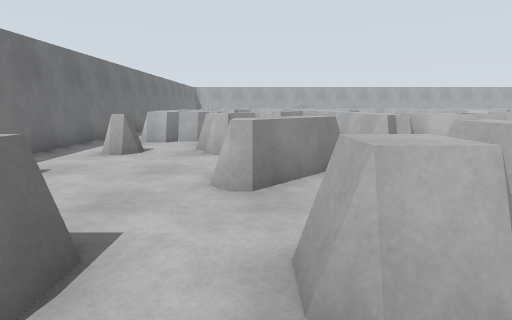
View 1 (above)

24 first-person views from a walk through a Gazebo world. The camera is 1.2 m above the floor, tilts 10° down and sees 80° across. The floor is counted in squares, 1 m on a side. Each view is taken from the middle of a square. On the plan, view 1 faces up. The plan holds only what a view shows up to about 13 squares ahead; the rest is blank.

View 2
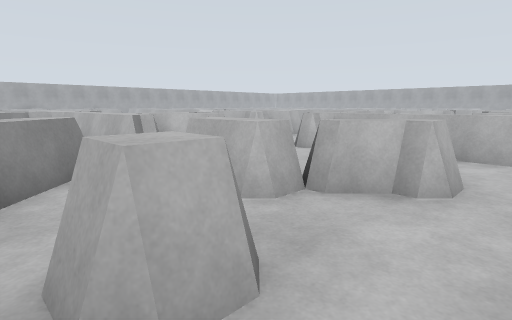

View 3
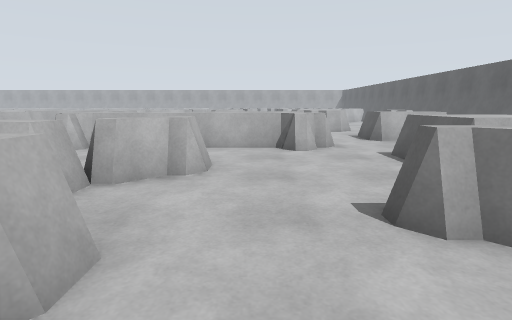

View 4
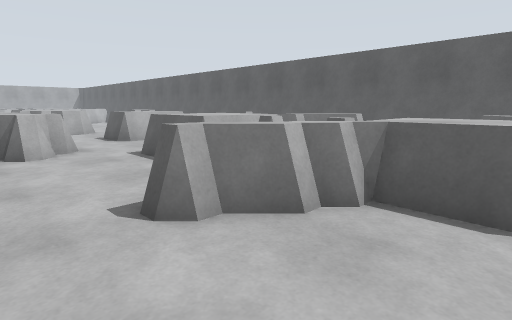

View 5
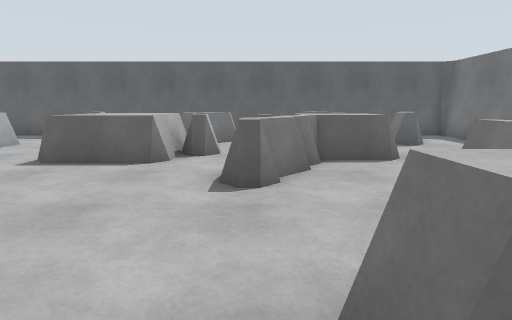

View 6
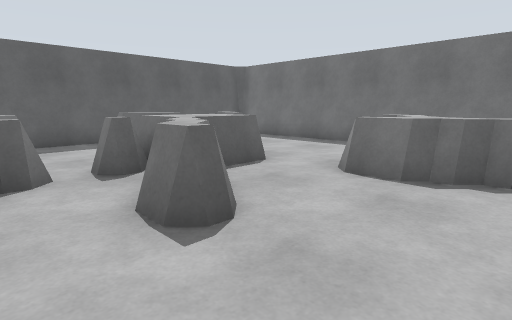

View 7
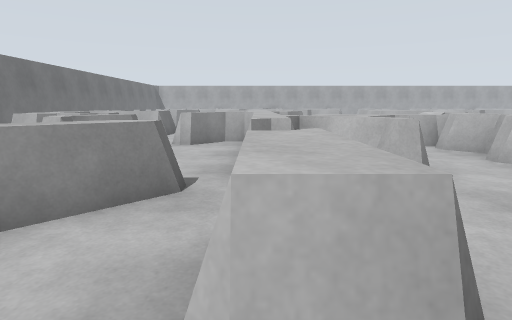

View 8
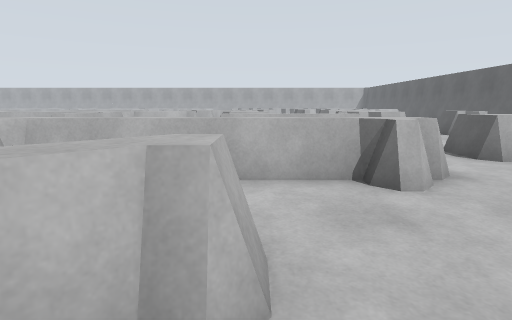

View 9
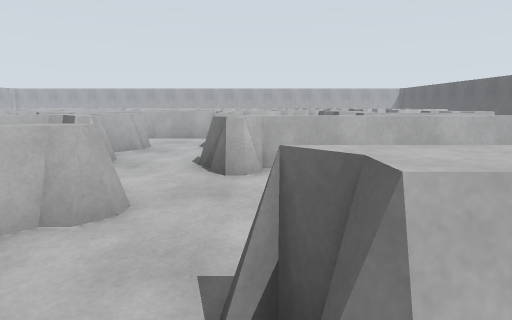

View 10
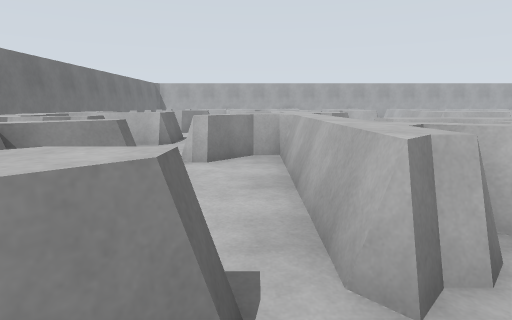

View 11
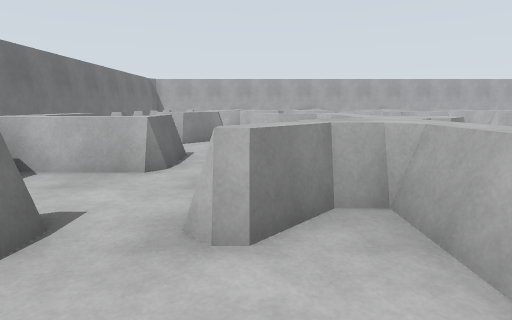

View 12
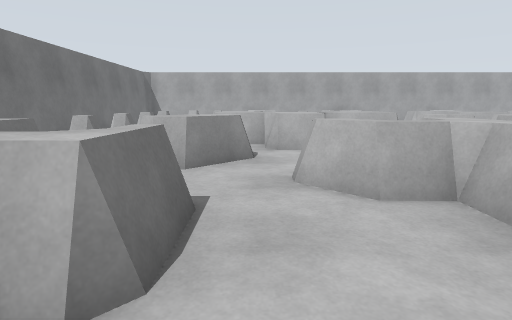

View 13
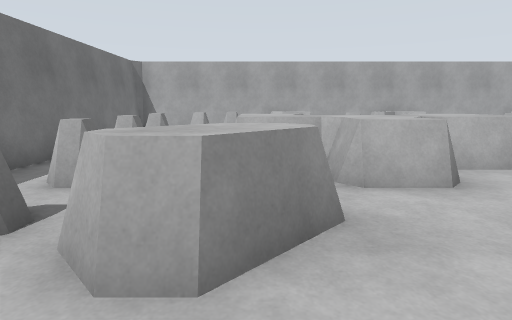

View 14
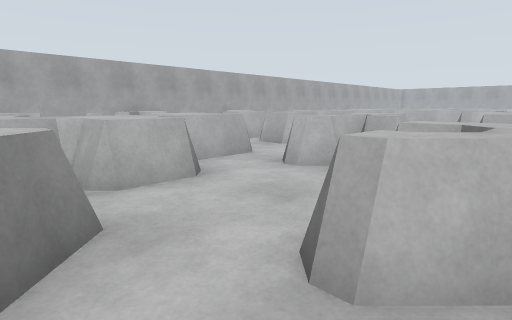

View 15
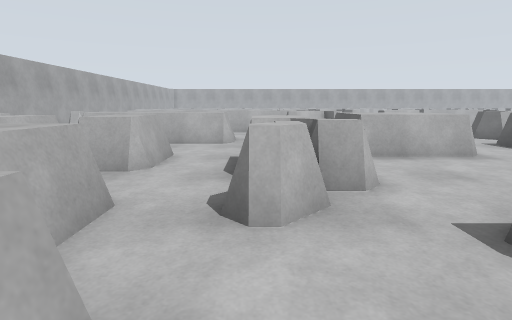

View 16
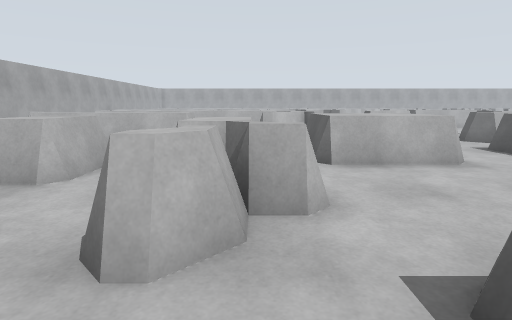

View 17
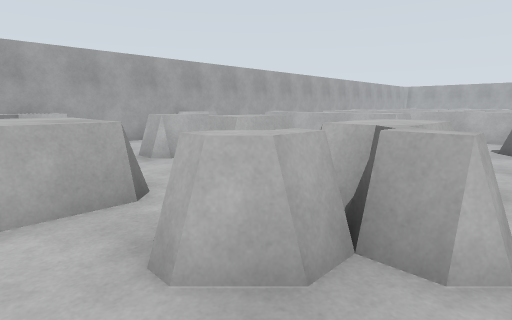

View 18
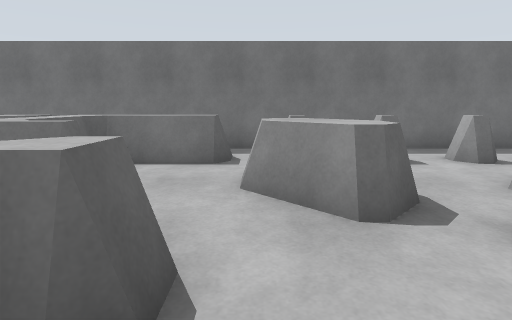

View 19
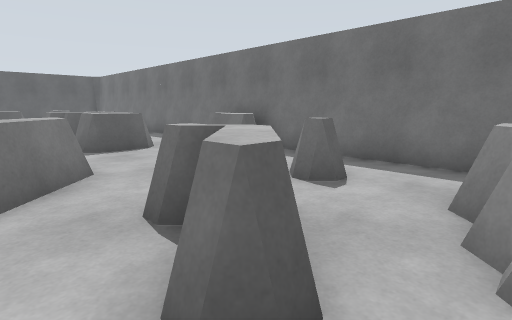

View 20
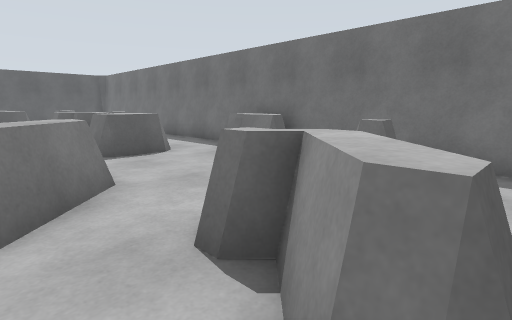

View 21
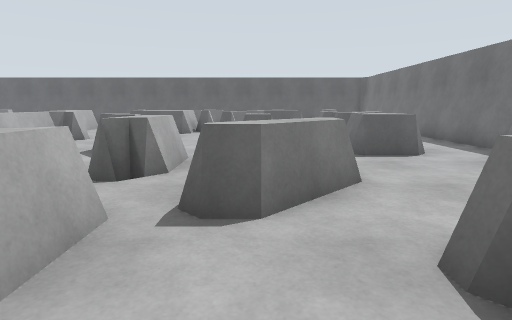

View 22
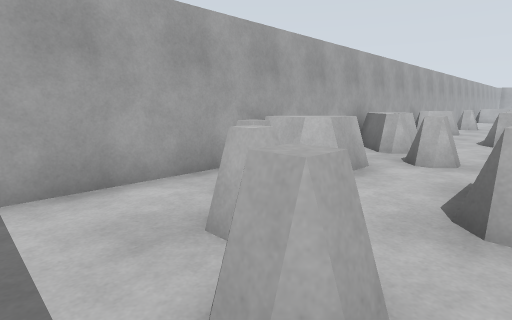

View 23
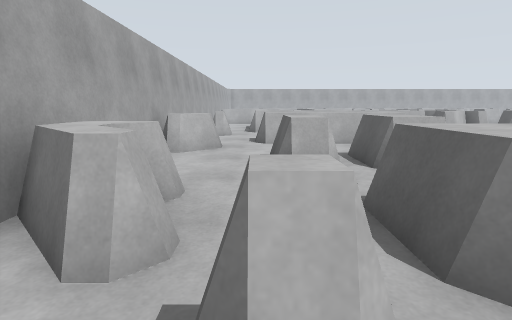

View 24
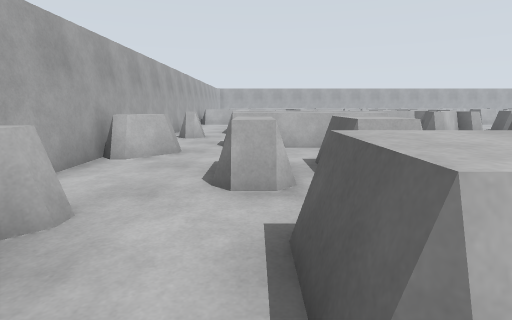

### Floor plan
Key: @ floor where view 1 was taken; # wall or solid block; . floor; = window, fence, low wall or low ledge; v drop or lower ground.
Columns run from 6 left of view 1 to 16 right of it. Each row starts with its distance up from view 1.
 30 ######################
 29 #.... =  ===...==  .=
 28 #...= ==#===....=...=.
 27 #..=....=........==..=
 26 #.=..........==  =   =
 25 #....==  =v=.....==  =
 24 #.=..  ==  =.=v=.=   =
 23 #....==v====.==..==  =
 22 #.=....==........==  =
 21 #....=....=====..    =
 20 #.=.=v=....====....=.=
 19 #...==......=...   ===
 18 #.=....====....vv=  =
 17 # =.....=v ....v =  =
 16 # =  =...=  ...===
 15 # ====...=   ....
 14 # ==....= =    ...
 13 # ==...==v=    ===.
 12 # == =.=.===   == ==
 11 #.====...= ====## = ==
 10 #..=..=..==#  .=== =
  9 #....==..=====.=== .v
  8 #.==.=...===...=.=..=
  7 #......=.=.==.......=
  6 #.....===.....==.=====
  5 #==...==.==...==     =
  4 #==......==...==
  3 #=.......==.  ==
  2 #..==..=..==. == == =
  1 #..==......=..== = =v=
  0 #.  =.@.......== =
 -1 #. ===........== =
 -2 # ===...=.....== =   ==
 -3 # .....==.......... =
 -4 #....===..=vv=..==..==
 -5 #....= ====   ..==
 -6 #.... ==..=== ..==
 -7 #..= =  ..=    .=     =
 -8 #.== ==..=      .    ==
 -9 #.    =..       ..
-10 ####################

Where each view was taken, in squares from view 1:
view 1: 0 up, 0 right, facing up
view 2: 0 up, 0 right, facing up-right
view 3: 0 up, 1 left, facing right
view 4: 0 up, 1 left, facing down-right
view 5: 3 up, 2 right, facing down
view 6: 1 up, 4 right, facing down-left
view 7: 2 up, 3 right, facing up
view 8: 1 up, 3 right, facing right
view 9: 5 up, 2 right, facing right
view 10: 5 up, 2 right, facing up
view 11: 9 up, 1 right, facing up
view 12: 13 up, 0 right, facing up
view 13: 17 up, 1 left, facing up
view 14: 17 up, 1 left, facing up-right
view 15: 21 up, 1 right, facing right
view 16: 20 up, 2 right, facing right
view 17: 19 up, 3 right, facing up-right
view 18: 19 up, 3 right, facing left
view 19: 11 up, 1 right, facing down-left
view 20: 10 up, 1 right, facing down-left
view 21: 10 up, 1 right, facing down
view 22: 25 up, 5 left, facing up-right
view 23: 27 up, 1 right, facing right
view 24: 26 up, 2 right, facing right
